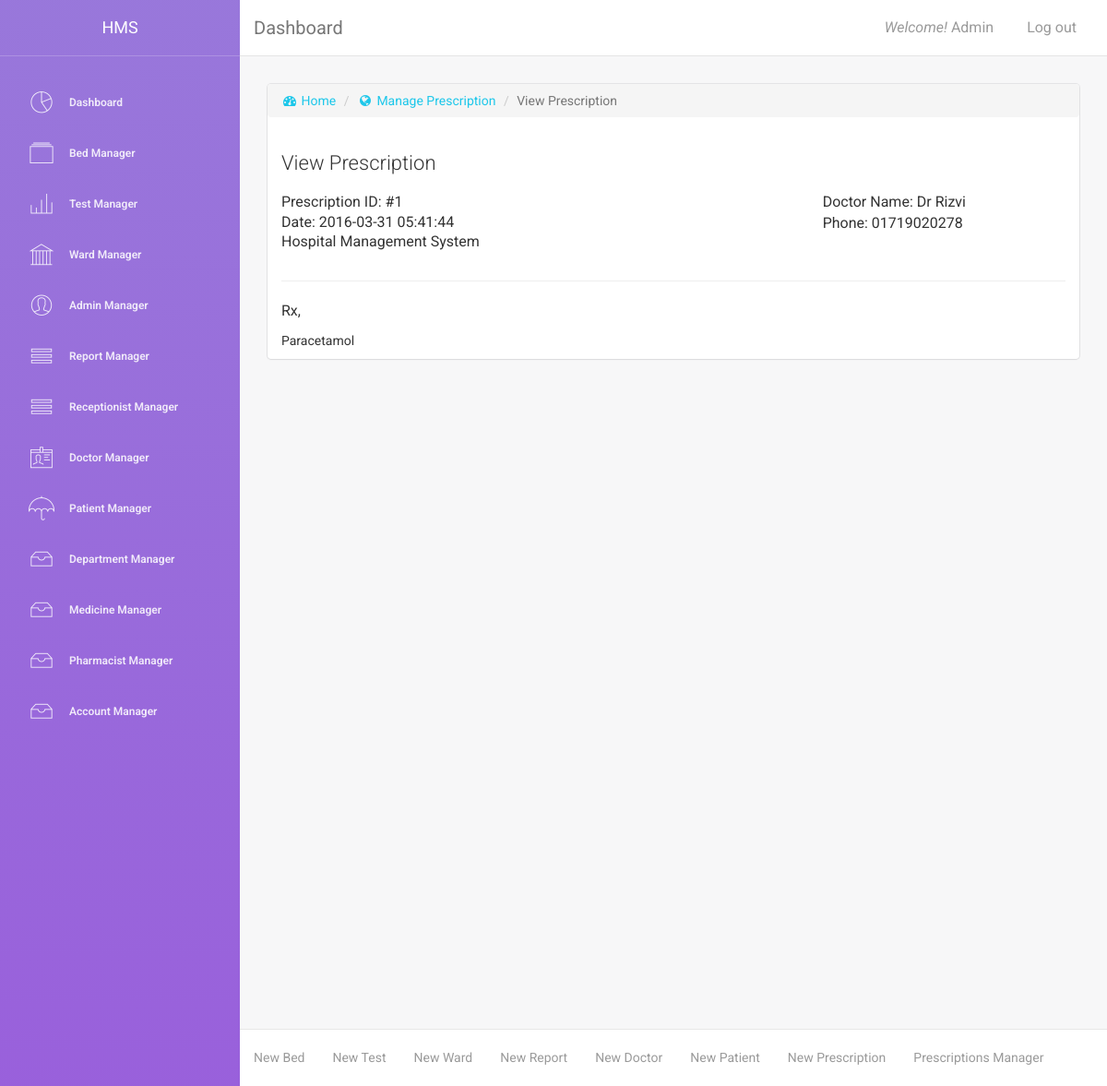
The app's page /view_prescription.php?id=1 (signed in) with its own data.
### tables this page shows
CREATE TABLE `tbl_prescription` (
  `prescription_id` int(10) NOT NULL,
  `doctor_id` int(6) NOT NULL,
  `patient_id` int(6) NOT NULL,
  `prescription` text NOT NULL,
  `prescription_time` timestamp NOT NULL DEFAULT CURRENT_TIMESTAMP
);

CREATE TABLE `tbl_doctor` (
  `doctor_id` int(6) NOT NULL,
  `doctor_name` varchar(100) NOT NULL,
  `department_id` int(2) NOT NULL,
  `doctor_address` text NOT NULL,
  `doctor_phone` varchar(11) NOT NULL,
  `doctor_email` varchar(50) NOT NULL,
  `doctor_visiting_hour` varchar(50) NOT NULL,
  `doctor_status` tinyint(1) NOT NULL
);

### content/view_prescription.php (the view, shortened to what this page needs)
<div class="content">
    <div class="container-fluid">
        <div class="row">
            <div class="col-md-12">
                <div class="card">
                    <ol class="breadcrumb">
                        <li><a href="index.php"><i class="fa fa-dashboard"></i> Home</a></li>
                        <li><a href="manage_prescription.php"><i class="fa fa-globe"></i> Manage Prescription</a></li>
                        <li class="active">View Prescription</li>
                    </ol>
                    <div class="header">
                        <h4 class="title">View Prescription</h4>
                    </div>
                    <div class="content">
                        <div class="row">
                            <div class="col-xs-4">
                                <p>Prescription ID: #<?php echo $specific_prescription['prescription_id'] ?></p>
                                <p style="line-height: 2%;">Date: <?php echo $specific_prescription['prescription_time'] ?></p>
                                <p style="line-height: 142%;">Hospital Management System</p>
                            </div>
                            <div class="col-xs-4 col-xs-offset-4">
                                <p>Doctor Name: <?php echo $specific_prescription['doctor_name'] ?></p>
                                <p style="line-height: 1px;">Phone: <?php echo $specific_prescription['doctor_phone'] ?></p>
                            </div>
                        </div>
                        <hr/>
                        <div class="row">
                            <div class="col-xs-12">
                                <p>Rx,</p>
                                <?php echo $specific_prescription['prescription'] ?>
                            </div>
                        </div>
                    </div>
                </div>
            </div>
        </div>
    </div>
</div>

### records on screen
tbl_prescription: prescription_id "1", prescription_time "2016-03-31 05:41:44", doctor.doctor_name "Dr Rizvi", doctor.doctor_phone "01719020278", prescription "Paracetamol"

### other values on screen
$_SESSION["admin_name"] "Admin"
